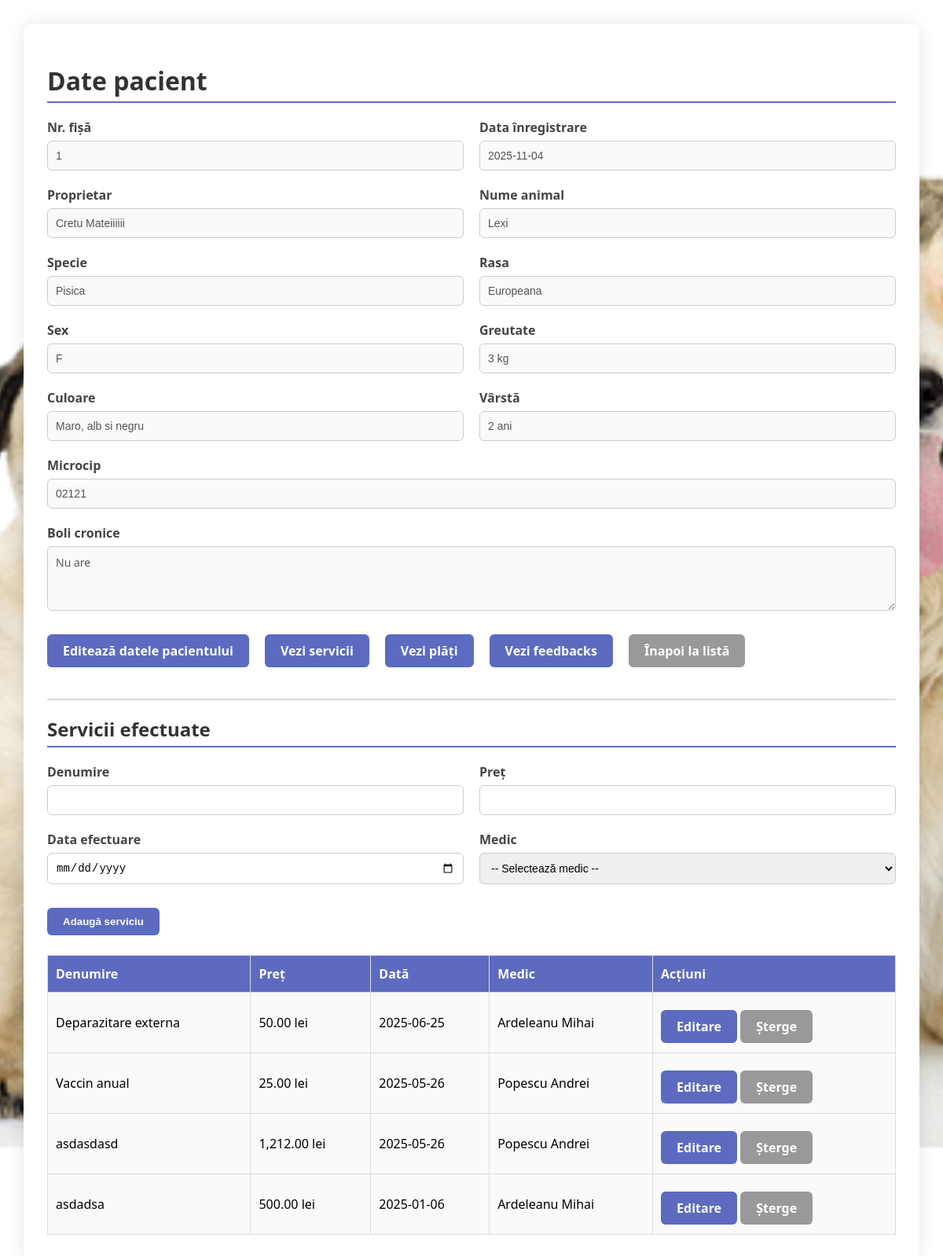
Screenshot of /proiectphp/pacienti.php?id=6&servicii=1 (signed in) with the database file from the repository.
### tables this page shows
CREATE TABLE `pacienti` (
  `id` int(11) NOT NULL,
  `numar_fisa` varchar(50) DEFAULT NULL,
  `data_inregistrare` date DEFAULT NULL,
  `nume` varchar(100) DEFAULT NULL,
  `specie` varchar(50) DEFAULT NULL,
  `rasa` varchar(50) DEFAULT NULL,
  `sex` enum('M','F') DEFAULT NULL,
  `greutate` float DEFAULT NULL,
  `culoare` varchar(50) DEFAULT NULL,
  `varsta` int(11) DEFAULT NULL,
  `microcip` varchar(50) DEFAULT NULL,
  `boli_cronice` text DEFAULT NULL,
  `proprietar_id` int(11) DEFAULT NULL
);

CREATE TABLE `proprietari` (
  `id` int(11) NOT NULL,
  `nume` varchar(50) NOT NULL,
  `prenume` varchar(50) NOT NULL,
  `adresa` text DEFAULT NULL,
  `telefon` varchar(20) DEFAULT NULL,
  `email` varchar(100) DEFAULT NULL
);

CREATE TABLE `servicii` (
  `id` int(11) NOT NULL,
  `pacient_id` int(11) NOT NULL,
  `medic_id` int(11) NOT NULL,
  `denumire` varchar(100) NOT NULL,
  `pret` decimal(10,2) NOT NULL,
  `data_efectuare` date NOT NULL
);

CREATE TABLE `medici` (
  `id` int(11) NOT NULL,
  `nume` varchar(50) NOT NULL,
  `prenume` varchar(50) NOT NULL,
  `telefon` varchar(20) DEFAULT NULL,
  `email` varchar(100) DEFAULT NULL
);

### proiectphp/pacienti.php (the view, shortened to what this page needs)
<?php
include("connection.php");
$view_pacient = null;
$edit_mode = false;
if (isset($_GET['id'])) {
    $id = (int)$_GET['id'];
    $res = mysqli_query($con, "SELECT * FROM pacienti WHERE id = $id LIMIT 1");
    $view_pacient = mysqli_fetch_assoc($res);
    $edit_mode = isset($_GET['edit']);
}
?>
<!DOCTYPE html>
<html>
<head>
</head>
<body>
<div class="container">
    <?php if ($view_pacient): ?>
        <h1><?= $edit_mode ? "Editare pacient" : "Date pacient" ?></h1>
        <?php if ($edit_mode): ?>
        <form method="POST">
            <input type="hidden" name="id" value="<?= $view_pacient['id'] ?>">
            <div class="form-group"><label>Nr. fișă *</label><input name="numar_fisa" required value="<?= $view_pacient['numar_fisa'] ?>"></div>
            <div class="form-group"><label>Data înregistrare *</label><input type="date" name="data_inregistrare" required value="<?= $view_pacient['data_inregistrare'] ?>"></div>
            <div class="form-group"><label>Proprietar *</label>
                <select name="proprietar_id" required>
                    <option value="">-- Selectează --</option>
                    <?php
                    $prop_res = mysqli_query($con, "SELECT id, nume, prenume FROM proprietari");
                    while ($p = mysqli_fetch_assoc($prop_res)):
                        $selected = ($p['id'] == $view_pacient['proprietar_id']) ? 'selected' : '';
                        echo "<option value='{$p['id']}' $selected>{$p['nume']} {$p['prenume']}</option>";
                    endwhile;
                    ?>
                </select>
            </div>
            <div class="form-group"><label>Nume animal *</label><input name="nume" required value="<?= $view_pacient['nume'] ?>"></div>
            <div class="form-group"><label>Specie</label><input name="specie" value="<?= $view_pacient['specie'] ?>"></div>
            <div class="form-group"><label>Rasa</label><input name="rasa" value="<?= $view_pacient['rasa'] ?>"></div>
            <div class="form-group"><label>Sex</label>
                <select name="sex">
                    <option value="M" <?= $view_pacient['sex'] === 'M' ? 'selected' : '' ?>>M</option>
                    <option value="F" <?= $view_pacient['sex'] === 'F' ? 'selected' : '' ?>>F</option>
                </select>
            </div>
            <div class="form-group"><label>Greutate</label><input name="greutate" value="<?= $view_pacient['greutate'] ?>"></div>
            <div class="form-group"><label>Culoare</label><input name="culoare" value="<?= $view_pacient['culoare'] ?>"></div>
            <div class="form-group"><label>Vârstă</label><input name="varsta" value="<?= $view_pacient['varsta'] ?>"></div>
            <div class="form-group"><label>Microcip</label><input name="microcip" value="<?= $view_pacient['microcip'] ?>"></div>
            <div class="form-group" style="flex: 1 1 100%"><label>Boli cronice</label><textarea name="boli_cronice"><?= $view_pacient['boli_cronice'] ?></textarea></div>
            <button class="btn" type="submit" name="salveaza">Salvează</button>
            <a href="lista_pacienti.php" class="btn cancel">Renunță</a>
        </form>
        <?php else: ?>
        <?php
        $prop_nume = "Nespecificat";
        if ($view_pacient['proprietar_id']) {
            $get_prop = mysqli_query($con, "SELECT nume, prenume FROM proprietari WHERE id = {$view_pacient['proprietar_id']} LIMIT 1");
            if ($row = mysqli_fetch_assoc($get_prop)) {
                $prop_nume = $row['nume'] . ' ' . $row['prenume'];
            }
        }
        ?>
        <form>
            <div class="form-group"><label>Nr. fișă</label><input disabled value="<?= $view_pacient['numar_fisa'] ?>"></div>
            <div class="form-group"><label>Data înregistrare</label><input disabled value="<?= $view_pacient['data_inregistrare'] ?>"></div>
            <div class="form-group"><label>Proprietar</label><input disabled value="<?= $prop_nume ?>"></div>
            <div class="form-group"><label>Nume animal</label><input disabled value="<?= $view_pacient['nume'] ?>"></div>
            <div class="form-group"><label>Specie</label><input disabled value="<?= $view_pacient['specie'] ?>"></div>
            <div class="form-group"><label>Rasa</label><input disabled value="<?= $view_pacient['rasa'] ?>"></div>
            <div class="form-group"><label>Sex</label><input disabled value="<?= $view_pacient['sex'] ?>"></div>
            <div class="form-group"><label>Greutate</label><input disabled value="<?= $view_pacient['greutate'] ?> kg"></div>
            <div class="form-group"><label>Culoare</label><input disabled value="<?= $view_pacient['culoare'] ?>"></div>
            <div class="form-group"><label>Vârstă</label><input disabled value="<?= $view_pacient['varsta'] ?> ani"></div>
            <div class="form-group"><label>Microcip</label><input disabled value="<?= $view_pacient['microcip'] ?>"></div>
            <div class="form-group" style="flex: 1 1 100%"><label>Boli cronice</label><textarea disabled><?= $view_pacient['boli_cronice'] ?></textarea></div>
            <a href="pacienti.php?id=<?= $view_pacient['id'] ?>&edit=1" class="btn">Editează datele pacientului</a>
            <a href="pacienti.php?id=<?= $view_pacient['id'] ?>&servicii=1" class="btn">Vezi servicii</a>
            <a href="pacienti.php?id=<?= $view_pacient['id'] ?>&plati=1" class="btn">Vezi plăți</a>
            <a href="pacienti.php?id=<?= $view_pacient['id'] ?>&feedbacks=1" class="btn">Vezi feedbacks</a>
            <a href="lista_pacienti.php" class="btn cancel">Înapoi la listă</a>
        </form>
        <?php endif; ?>
    <?php else: ?>
        <p>Pacientul nu a fost găsit.</p>
        <a href="lista_pacienti.php" class="btn cancel">Înapoi</a>
    <?php endif; ?>
<?php if (isset($_GET['servicii'])): ?>
    <hr>
    <h2>Servicii efectuate</h2>
    <form method="POST">
        <div class="form-group"><label>Denumire</label><input name="denumire" required></div>
        <div class="form-group"><label>Preț</label><input type="number" name="pret" step="0.01" required></div>
        <div class="form-group"><label>Data efectuare</label><input type="date" name="data_efectuare" required></div>
        <div class="form-group"><label>Medic</label>
            <select name="medic_id" required>
                <option value="">-- Selectează medic --</option>
            </select>
        </div>
        <button type="submit" name="adauga_serviciu" class="btn">Adaugă serviciu</button>
    </form>
    <table>
        <thead>
            <tr>
                <th>Denumire</th>
                <th>Preț</th>
                <th>Dată</th>
                <th>Medic</th>
                <th>Acțiuni</th>
            </tr>
        </thead>
        <tbody>
<?php
$servicii = mysqli_query($con, "
    SELECT s.*, m.nume, m.prenume
    FROM servicii s
    JOIN medici m ON s.medic_id = m.id
    WHERE s.pacient_id = {$view_pacient['id']}
    ORDER BY s.data_efectuare DESC
");
while ($s = mysqli_fetch_assoc($servicii)):
    $edit = isset($_GET['edit_serviciu']) && $_GET['edit_serviciu'] == $s['id'];
?>
    <?php if ($edit): ?>
    <form method="POST">
        <input type="hidden" name="id_serviciu" value="<?= $s['id'] ?>">
        <tr>
            <td><input name="denumire" value="<?= htmlspecialchars($s['denumire']) ?>" required></td>
            <td><input type="number" name="pret" step="0.01" value="<?= $s['pret'] ?>" required></td>
            <td><input type="date" name="data_efectuare" value="<?= $s['data_efectuare'] ?>" required></td>
            <td>
                <select name="medic_id" required>
                    <?php
                    $all_medici = mysqli_query($con, "SELECT id, nume, prenume FROM medici");
                    while ($m = mysqli_fetch_assoc($all_medici)) {
                        $sel = $m['id'] == $s['medic_id'] ? 'selected' : '';
                        echo "<option value='{$m['id']}' $sel>{$m['nume']} {$m['prenume']}</option>";
                    }
                    ?>
                </select>
            </td>
            <td>
                <button type="submit" name="salveaza_serviciu" class="btn">Salvează</button>
                <a href="pacienti.php?id=<?= $view_pacient['id'] ?>&servicii=1" class="btn cancel">Renunță</a>
            </td>
        </tr>
    </form>
    <?php else: ?>
    <tr>
        <td><?= htmlspecialchars($s['denumire']) ?></td>
        <td><?= number_format($s['pret'], 2) ?> lei</td>
        <td><?= $s['data_efectuare'] ?></td>
        <td><?= $s['nume'] . ' ' . $s['prenume'] ?></td>
        <td>
            <a href="pacienti.php?id=<?= $view_pacient['id'] ?>&edit_serviciu=<?= $s['id'] ?>&servicii=1" class="btn">Editare</a>
            <a href="pacienti.php?id=<?= $view_pacient['id'] ?>&sterge_serviciu=<?= $s['id'] ?>&servicii=1" class="btn cancel" onclick="return confirm('Ștergi serviciul?')">Șterge</a>
        </td>
    </tr>
    <?php endif; ?>
<?php endwhile; ?>
</tbody>
    </table>
<?php endif; ?>
</div>
</body>
</html>

### proiectphp/pacienti.php (style rules this page uses)
body { font-family: 'Segoe UI', Tahoma, Geneva, Verdana, sans-serif; background: #f4f7fc url("imagine.png") no-repeat center center fixed; background-size: cover; margin: 0; padding: 30px; }
.container { max-width: 1100px; margin: auto; background: #fff; border-radius: 10px; padding: 30px; box-shadow: 0 0 20px rgba(0,0,0,0.1); }
h1, h2 { color: #333; margin-bottom: 20px; border-bottom: 2px solid #5c6bc0; padding-bottom: 5px; }
form { display: flex; flex-wrap: wrap; gap: 20px; margin-top: 10px; }
.form-group { flex: 1 1 calc(50% - 20px); display: flex; flex-direction: column; }
label { font-weight: 600; margin-bottom: 6px; color: #444; }
input, select, textarea { padding: 10px; border: 1px solid #ccc; border-radius: 6px; font-size: 14px; }
textarea { resize: vertical; min-height: 60px; }
.btn { padding: 10px 20px; background-color: #5c6bc0; color: #fff; border: none; border-radius: 6px; cursor: pointer; text-decoration: none; font-weight: bold; margin-top: 10px; display: inline-block; }
.btn.cancel { background-color: #999; }
table { width: 100%; border-collapse: collapse; margin-top: 25px; }
table th, table td { padding: 12px 10px; border: 1px solid #ddd; text-align: left; }
table th { background: #5c6bc0; color: white;; font-weight: bold; }
table td { background-color: #fafafa; }
hr { margin: 40px 0 20px; border: none; border-top: 2px solid #ddd; }
textarea { font-family: inherit; }

### rows the page displays
pacienti: numar_fisa "1", data_inregistrare "2025-11-04", nume "Lexi", specie "Pisica", rasa "Europeana", sex "F", greutate "3 kg", culoare "Maro, alb si negru", varsta "2 ani", microcip "02121", boli_cronice "Nu are"
proprietari: nume+prenume "Cretu Mateiiiiii"
servicii: denumire "Deparazitare externa", pret "50.00", data_efectuare "2025-06-25", medic.nume "Ardeleanu", medic.prenume "Mihai"
servicii: denumire "Vaccin anual", pret "25.00", data_efectuare "2025-05-26", medic.nume "Popescu", medic.prenume "Andrei"
servicii: denumire "asdasdasd", pret "1,212.00", data_efectuare "2025-05-26", medic.nume "Popescu", medic.prenume "Andrei"
servicii: denumire "asdadsa", pret "500.00", data_efectuare "2025-01-06", medic.nume "Ardeleanu", medic.prenume "Mihai"
